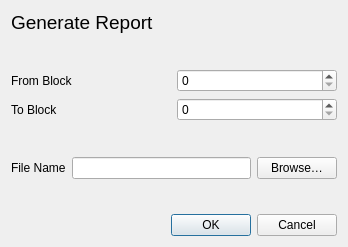
<?xml version="1.0" encoding="UTF-8"?>
<ui version="4.0">
 <class>ExportDialog</class>
 <widget class="QDialog" name="ExportDialog">
  <property name="geometry">
   <rect>
    <x>0</x>
    <y>0</y>
    <width>348</width>
    <height>247</height>
   </rect>
  </property>
  <property name="windowTitle">
   <string>Generate Report</string>
  </property>
  <layout class="QVBoxLayout" name="verticalLayout_2">
   <item>
    <widget class="QLabel" name="label_4">
     <property name="font">
      <font>
       <pointsize>14</pointsize>
      </font>
     </property>
     <property name="text">
      <string>Generate Report</string>
     </property>
    </widget>
   </item>
   <item>
    <spacer name="verticalSpacer">
     <property name="orientation">
      <enum>Qt::Vertical</enum>
     </property>
     <property name="sizeHint" stdset="0">
      <size>
       <width>20</width>
       <height>3</height>
      </size>
     </property>
    </spacer>
   </item>
   <item>
    <layout class="QVBoxLayout" name="verticalLayout">
     <item>
      <layout class="QHBoxLayout" name="horizontalLayout">
       <item>
        <widget class="QLabel" name="label">
         <property name="text">
          <string>From Block</string>
         </property>
        </widget>
       </item>
       <item>
        <widget class="QSpinBox" name="fromBlockSpin"/>
       </item>
      </layout>
     </item>
     <item>
      <layout class="QHBoxLayout" name="horizontalLayout_2">
       <item>
        <widget class="QLabel" name="label_2">
         <property name="text">
          <string>To Block</string>
         </property>
        </widget>
       </item>
       <item>
        <widget class="QSpinBox" name="toBlockSpin"/>
       </item>
      </layout>
     </item>
    </layout>
   </item>
   <item>
    <spacer name="verticalSpacer_2">
     <property name="orientation">
      <enum>Qt::Vertical</enum>
     </property>
     <property name="sizeHint" stdset="0">
      <size>
       <width>20</width>
       <height>26</height>
      </size>
     </property>
    </spacer>
   </item>
   <item>
    <layout class="QHBoxLayout" name="horizontalLayout_3">
     <item>
      <widget class="QLabel" name="label_3">
       <property name="text">
        <string>File Name</string>
       </property>
      </widget>
     </item>
     <item>
      <widget class="QLineEdit" name="fileNameEdit"/>
     </item>
     <item>
      <widget class="QPushButton" name="browseButton">
       <property name="text">
        <string>Browse…</string>
       </property>
      </widget>
     </item>
    </layout>
   </item>
   <item>
    <spacer name="verticalSpacer_3">
     <property name="orientation">
      <enum>Qt::Vertical</enum>
     </property>
     <property name="sizeHint" stdset="0">
      <size>
       <width>20</width>
       <height>25</height>
      </size>
     </property>
    </spacer>
   </item>
   <item>
    <widget class="QDialogButtonBox" name="buttonBox">
     <property name="orientation">
      <enum>Qt::Horizontal</enum>
     </property>
     <property name="standardButtons">
      <set>QDialogButtonBox::Cancel|QDialogButtonBox::Ok</set>
     </property>
    </widget>
   </item>
  </layout>
 </widget>
 <resources/>
 <connections>
  <connection>
   <sender>buttonBox</sender>
   <signal>accepted()</signal>
   <receiver>ExportDialog</receiver>
   <slot>accept()</slot>
   <hints>
    <hint type="sourcelabel">
     <x>248</x>
     <y>254</y>
    </hint>
    <hint type="destinationlabel">
     <x>157</x>
     <y>274</y>
    </hint>
   </hints>
  </connection>
  <connection>
   <sender>buttonBox</sender>
   <signal>rejected()</signal>
   <receiver>ExportDialog</receiver>
   <slot>reject()</slot>
   <hints>
    <hint type="sourcelabel">
     <x>316</x>
     <y>260</y>
    </hint>
    <hint type="destinationlabel">
     <x>286</x>
     <y>274</y>
    </hint>
   </hints>
  </connection>
 </connections>
</ui>
